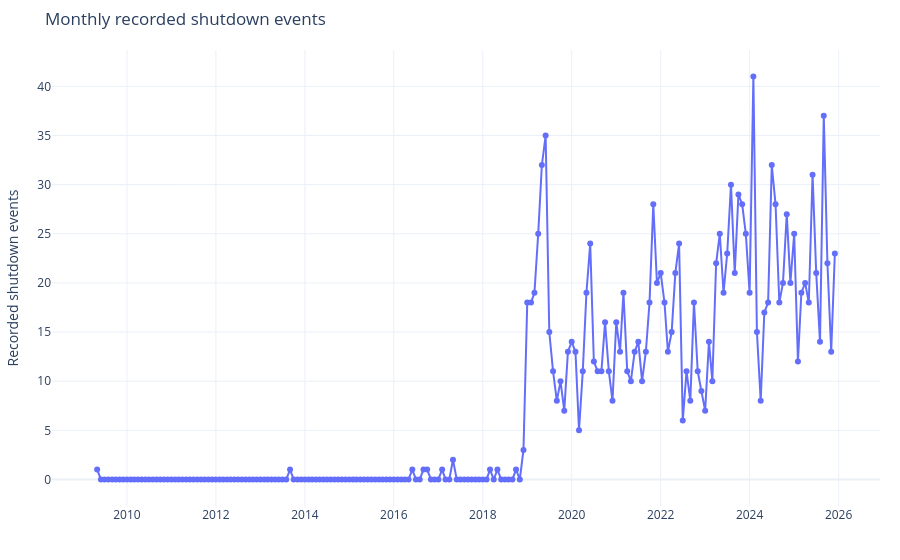

Notebook code cell kept with this figure:
### Markdown cell above
**Time series — monthly recorded events 2019–2025.**

### Code cell
time_series(df_viz, metric="event_count").show()

### Figure 1 — Plotly figure (JSON) as saved in the notebook; plotly's stock layout.template omitted (floating-point values rounded to 4 significant figures; data arrays with more than 128 entries replaced by an {"elided": "..."} marker saying what was removed)
{"data": [{"hovertemplate": "=%{x}<br>Recorded shutdown events=%{y}<extra></extra>", "legendgroup": "", "line": {"color": "#636efa", "dash": "solid", "width": 2}, "marker": {"symbol": "circle"}, "mode": "lines+markers", "name": "", "orientation": "v", "showlegend": false, "type": "scatter", "x": {"elided": "200 str values"}, "xaxis": "x", "y": {"elided": "200 int values"}, "yaxis": "y"}], "layout": {"legend": {"tracegroupgap": 0}, "margin": {"b": 40, "l": 50, "r": 20, "t": 50}, "title": {"text": "Monthly recorded shutdown events"}, "xaxis": {"anchor": "y", "domain": [0.0, 1.0], "title": {"text": ""}}, "yaxis": {"anchor": "x", "domain": [0.0, 1.0], "title": {"text": "Recorded shutdown events"}}}}
